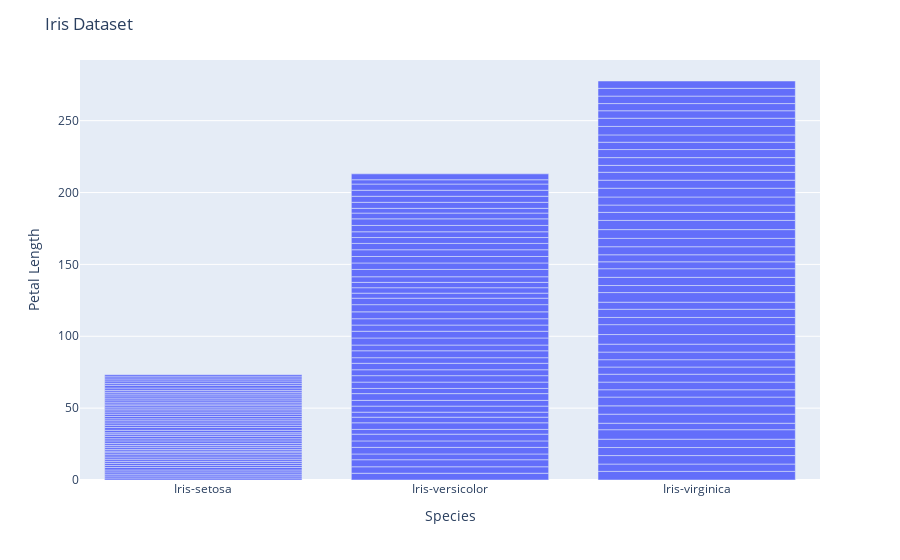

This figure's notebook cell:
### Markdown cell above
**In the Tutorial Completion Document, describe your findings.**

a. Plot the bar chart for Iris dataset between **species** and **petal_length**

### Code cell
import plotly.express as px
# To-do: Plot bar chart between species and petal_length
irispetal_length_fig = px.bar(iris_df, x='species', y='petal_length')

irispetal_length_fig.update_layout(
    title='Iris Dataset',
    xaxis_title="Species",
    yaxis_title="Petal Length"
)

irispetal_length_fig.show()

### Figure 1 — Plotly figure (JSON) as saved in the notebook; plotly's stock layout.template omitted (floating-point values rounded to 4 significant figures; data arrays with more than 128 entries replaced by an {"elided": "..."} marker saying what was removed)
{"data": [{"alignmentgroup": "True", "hovertemplate": "species=%{x}<br>petal_length=%{y}<extra></extra>", "legendgroup": "", "marker": {"color": "#636efa", "pattern": {"shape": ""}}, "name": "", "offsetgroup": "", "orientation": "v", "showlegend": false, "textposition": "auto", "type": "bar", "x": {"elided": "150 str values"}, "xaxis": "x", "y": {"elided": "150 float values"}, "yaxis": "y"}], "layout": {"barmode": "relative", "legend": {"tracegroupgap": 0}, "margin": {"t": 60}, "title": {"text": "Iris Dataset"}, "xaxis": {"anchor": "y", "domain": [0, 1], "title": {"text": "Species"}}, "yaxis": {"anchor": "x", "domain": [0, 1], "title": {"text": "Petal Length"}}}}
